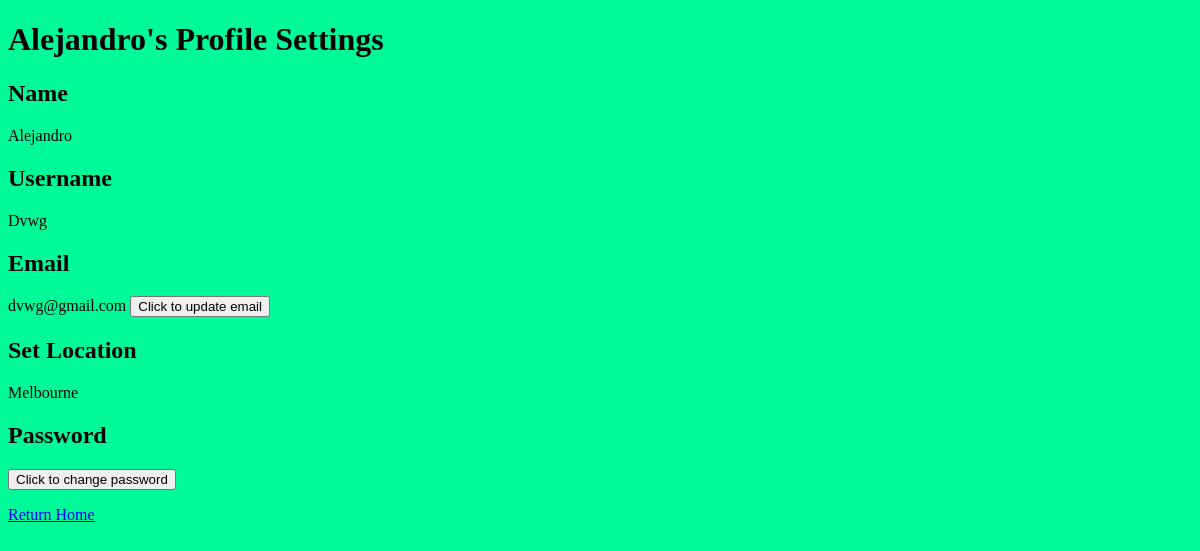
Page /user-settings.php (signed in) on the earlier database version.
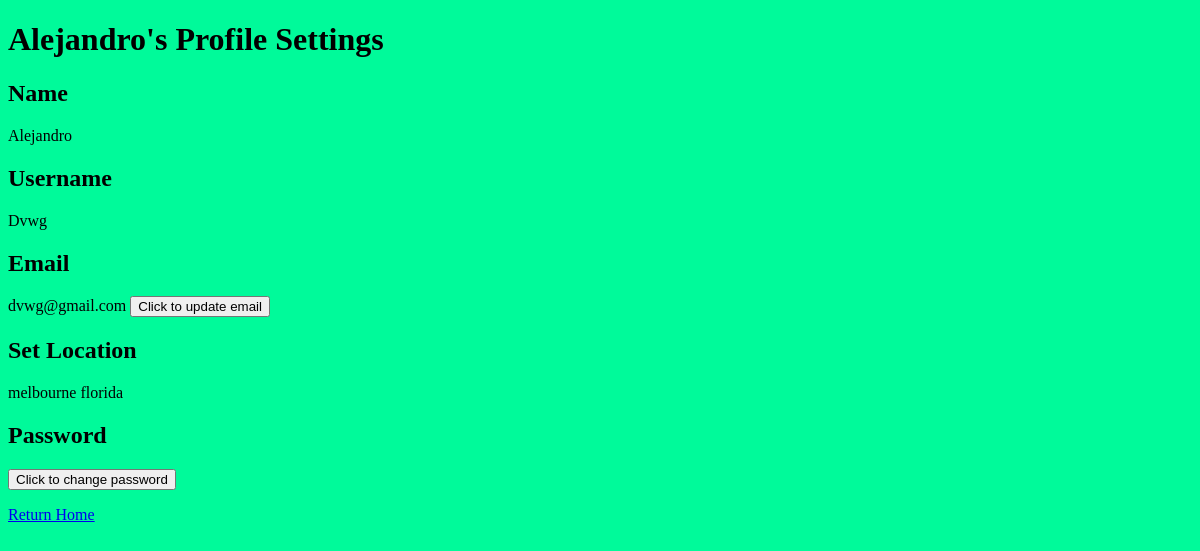
Same page on the later database version.
### tables this page shows
CREATE TABLE `user` (
  `username` varchar(30) NOT NULL,
  `password` varchar(255) NOT NULL,
  `name` varchar(50) NOT NULL,
  `email` varchar(35) NOT NULL,
  `location` varchar(75) DEFAULT NULL
);

### user-settings.php (the view, shortened to what this page needs)
<?php
$mysqli = require __DIR__ . "/database.php";
$user1 = $_SESSION["username"];
$sql = "SELECT * FROM user WHERE username = '$user1'";
$result = $mysqli->query($sql);
$user = $result->fetch_assoc();
?>
<!DOCTYPE html>
<html>
<head>
</head>
<body style ="background-color: MediumSpringGreen;">
    <h1><?php  echo $user["name"]; ?>'s Profile Settings</h1>
    <h2>Name</h2>
    <p><?php  echo $user["name"]; ?></p>
    <h2>Username</h2>
    <p><?php  echo $user["username"]; ?></p>
    <h2>Email</h2>
    <p><?php  echo $user["email"]; ?>
    	<a href="email-change.php">
  			<button>Click to update email</button>
		</a>
    </p>
    <h2>Set Location</h2>
    <p><?php  echo $user["location"]; ?></p>
    <h2>Password</h2>
    <a href="password-change.php">
  		<button>Click to change password</button>
	</a>
<p><a href="index1.php">Return Home</a></p>
</body>
</html>

Differences in the rows shown:
changed user "Alejandro": location "Melbourne" → "melbourne florida"
